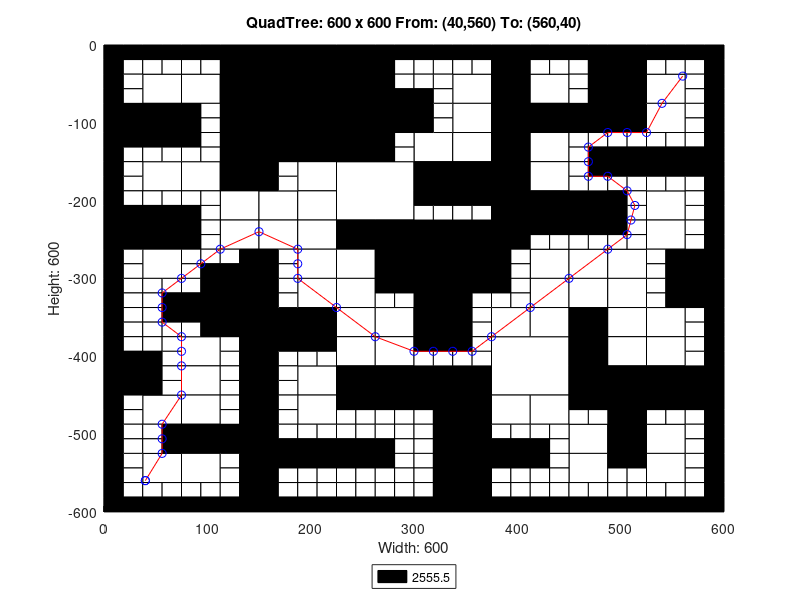

Write MATLAB code to recreate this figure.
axis([0 600 -600 0]);
title('QuadTree: 600 x 600 From: (40,560) To: (560,40)');
xlabel('Width: 600');
ylabel('Height: 600');
rectangle('Position',[150 -75 75 75], 'FaceColor',[0 0 0]);
rectangle('Position',[150 -150 75 75], 'FaceColor',[0 0 0]);
rectangle('Position',[225 -225 75 75], 'FaceColor',[1 1 1]);
rectangle('Position',[300 -300 75 75], 'FaceColor',[0 0 0]);
rectangle('Position',[375 -450 75 75], 'FaceColor',[1 1 1]);
rectangle('Position',[37.5 -75 37.5 37.5], 'FaceColor',[1 1 1]);
rectangle('Position',[112.5 -37.5 37.5 37.5], 'FaceColor',[0 0 0]);
rectangle('Position',[75 -75 37.5 37.5], 'FaceColor',[1 1 1]);
rectangle('Position',[112.5 -75 37.5 37.5], 'FaceColor',[0 0 0]);
rectangle('Position',[0 -112.5 37.5 37.5], 'FaceColor',[0 0 0]);
rectangle('Position',[37.5 -112.5 37.5 37.5], 'FaceColor',[0 0 0]);
rectangle('Position',[112.5 -112.5 37.5 37.5], 'FaceColor',[0 0 0]);
rectangle('Position',[112.5 -150 37.5 37.5], 'FaceColor',[0 0 0]);
rectangle('Position',[225 -37.5 37.5 37.5], 'FaceColor',[0 0 0]);
rectangle('Position',[225 -75 37.5 37.5], 'FaceColor',[0 0 0]);
rectangle('Position',[225 -112.5 37.5 37.5], 'FaceColor',[0 0 0]);
rectangle('Position',[262.5 -112.5 37.5 37.5], 'FaceColor',[0 0 0]);
rectangle('Position',[225 -150 37.5 37.5], 'FaceColor',[0 0 0]);
rectangle('Position',[37.5 -187.5 37.5 37.5], 'FaceColor',[1 1 1]);
rectangle('Position',[75 -187.5 37.5 37.5], 'FaceColor',[1 1 1]);
rectangle('Position',[112.5 -187.5 37.5 37.5], 'FaceColor',[0 0 0]);
rectangle('Position',[112.5 -225 37.5 37.5], 'FaceColor',[1 1 1]);
rectangle('Position',[0 -262.5 37.5 37.5], 'FaceColor',[0 0 0]);
rectangle('Position',[37.5 -262.5 37.5 37.5], 'FaceColor',[0 0 0]);
rectangle('Position',[37.5 -300 37.5 37.5], 'FaceColor',[1 1 1]);
rectangle('Position',[112.5 -262.5 37.5 37.5], 'FaceColor',[1 1 1]);
rectangle('Position',[187.5 -187.5 37.5 37.5], 'FaceColor',[1 1 1]);
rectangle('Position',[150 -225 37.5 37.5], 'FaceColor',[1 1 1]);
rectangle('Position',[187.5 -225 37.5 37.5], 'FaceColor',[1 1 1]);
rectangle('Position',[150 -262.5 37.5 37.5], 'FaceColor',[1 1 1]);
rectangle('Position',[187.5 -262.5 37.5 37.5], 'FaceColor',[1 1 1]);
rectangle('Position',[187.5 -300 37.5 37.5], 'FaceColor',[1 1 1]);
rectangle('Position',[225 -262.5 37.5 37.5], 'FaceColor',[0 0 0]);
rectangle('Position',[262.5 -262.5 37.5 37.5], 'FaceColor',[0 0 0]);
rectangle('Position',[225 -300 37.5 37.5], 'FaceColor',[1 1 1]);
rectangle('Position',[262.5 -300 37.5 37.5], 'FaceColor',[0 0 0]);
rectangle('Position',[337.5 -75 37.5 37.5], 'FaceColor',[1 1 1]);
rectangle('Position',[375 -37.5 37.5 37.5], 'FaceColor',[0 0 0]);
rectangle('Position',[375 -75 37.5 37.5], 'FaceColor',[0 0 0]);
rectangle('Position',[412.5 -75 37.5 37.5], 'FaceColor',[1 1 1]);
rectangle('Position',[337.5 -112.5 37.5 37.5], 'FaceColor',[1 1 1]);
rectangle('Position',[300 -150 37.5 37.5], 'FaceColor',[1 1 1]);
rectangle('Position',[337.5 -150 37.5 37.5], 'FaceColor',[1 1 1]);
rectangle('Position',[375 -112.5 37.5 37.5], 'FaceColor',[0 0 0]);
rectangle('Position',[412.5 -112.5 37.5 37.5], 'FaceColor',[0 0 0]);
rectangle('Position',[375 -150 37.5 37.5], 'FaceColor',[0 0 0]);
rectangle('Position',[412.5 -150 37.5 37.5], 'FaceColor',[1 1 1]);
rectangle('Position',[487.5 -37.5 37.5 37.5], 'FaceColor',[0 0 0]);
rectangle('Position',[487.5 -75 37.5 37.5], 'FaceColor',[0 0 0]);
rectangle('Position',[525 -75 37.5 37.5], 'FaceColor',[1 1 1]);
rectangle('Position',[450 -112.5 37.5 37.5], 'FaceColor',[0 0 0]);
rectangle('Position',[487.5 -112.5 37.5 37.5], 'FaceColor',[0 0 0]);
rectangle('Position',[525 -112.5 37.5 37.5], 'FaceColor',[1 1 1]);
rectangle('Position',[300 -187.5 37.5 37.5], 'FaceColor',[0 0 0]);
rectangle('Position',[337.5 -187.5 37.5 37.5], 'FaceColor',[0 0 0]);
rectangle('Position',[375 -187.5 37.5 37.5], 'FaceColor',[0 0 0]);
rectangle('Position',[412.5 -187.5 37.5 37.5], 'FaceColor',[1 1 1]);
rectangle('Position',[375 -225 37.5 37.5], 'FaceColor',[0 0 0]);
rectangle('Position',[412.5 -225 37.5 37.5], 'FaceColor',[0 0 0]);
rectangle('Position',[375 -262.5 37.5 37.5], 'FaceColor',[0 0 0]);
rectangle('Position',[412.5 -300 37.5 37.5], 'FaceColor',[1 1 1]);
rectangle('Position',[450 -225 37.5 37.5], 'FaceColor',[0 0 0]);
rectangle('Position',[525 -225 37.5 37.5], 'FaceColor',[1 1 1]);
rectangle('Position',[450 -300 37.5 37.5], 'FaceColor',[1 1 1]);
rectangle('Position',[487.5 -300 37.5 37.5], 'FaceColor',[1 1 1]);
rectangle('Position',[525 -262.5 37.5 37.5], 'FaceColor',[1 1 1]);
rectangle('Position',[562.5 -300 37.5 37.5], 'FaceColor',[0 0 0]);
rectangle('Position',[112.5 -337.5 37.5 37.5], 'FaceColor',[0 0 0]);
rectangle('Position',[112.5 -375 37.5 37.5], 'FaceColor',[0 0 0]);
rectangle('Position',[0 -450 37.5 37.5], 'FaceColor',[0 0 0]);
rectangle('Position',[75 -412.5 37.5 37.5], 'FaceColor',[1 1 1]);
rectangle('Position',[75 -450 37.5 37.5], 'FaceColor',[1 1 1]);
rectangle('Position',[187.5 -337.5 37.5 37.5], 'FaceColor',[1 1 1]);
rectangle('Position',[150 -375 37.5 37.5], 'FaceColor',[0 0 0]);
rectangle('Position',[187.5 -375 37.5 37.5], 'FaceColor',[0 0 0]);
rectangle('Position',[225 -337.5 37.5 37.5], 'FaceColor',[1 1 1]);
rectangle('Position',[225 -375 37.5 37.5], 'FaceColor',[1 1 1]);
rectangle('Position',[262.5 -375 37.5 37.5], 'FaceColor',[1 1 1]);
rectangle('Position',[187.5 -450 37.5 37.5], 'FaceColor',[1 1 1]);
rectangle('Position',[225 -412.5 37.5 37.5], 'FaceColor',[1 1 1]);
rectangle('Position',[262.5 -412.5 37.5 37.5], 'FaceColor',[1 1 1]);
rectangle('Position',[225 -450 37.5 37.5], 'FaceColor',[0 0 0]);
rectangle('Position',[262.5 -450 37.5 37.5], 'FaceColor',[0 0 0]);
rectangle('Position',[37.5 -487.5 37.5 37.5], 'FaceColor',[1 1 1]);
rectangle('Position',[75 -487.5 37.5 37.5], 'FaceColor',[1 1 1]);
rectangle('Position',[75 -525 37.5 37.5], 'FaceColor',[0 0 0]);
rectangle('Position',[112.5 -525 37.5 37.5], 'FaceColor',[0 0 0]);
rectangle('Position',[37.5 -562.5 37.5 37.5], 'FaceColor',[1 1 1]);
rectangle('Position',[75 -562.5 37.5 37.5], 'FaceColor',[1 1 1]);
rectangle('Position',[187.5 -487.5 37.5 37.5], 'FaceColor',[1 1 1]);
rectangle('Position',[300 -337.5 37.5 37.5], 'FaceColor',[0 0 0]);
rectangle('Position',[300 -375 37.5 37.5], 'FaceColor',[0 0 0]);
rectangle('Position',[412.5 -337.5 37.5 37.5], 'FaceColor',[1 1 1]);
rectangle('Position',[375 -375 37.5 37.5], 'FaceColor',[1 1 1]);
rectangle('Position',[412.5 -375 37.5 37.5], 'FaceColor',[1 1 1]);
rectangle('Position',[300 -450 37.5 37.5], 'FaceColor',[0 0 0]);
rectangle('Position',[337.5 -450 37.5 37.5], 'FaceColor',[0 0 0]);
rectangle('Position',[450 -337.5 37.5 37.5], 'FaceColor',[1 1 1]);
rectangle('Position',[487.5 -337.5 37.5 37.5], 'FaceColor',[1 1 1]);
rectangle('Position',[450 -375 37.5 37.5], 'FaceColor',[0 0 0]);
rectangle('Position',[487.5 -375 37.5 37.5], 'FaceColor',[1 1 1]);
rectangle('Position',[562.5 -337.5 37.5 37.5], 'FaceColor',[0 0 0]);
rectangle('Position',[525 -375 37.5 37.5], 'FaceColor',[1 1 1]);
rectangle('Position',[450 -412.5 37.5 37.5], 'FaceColor',[0 0 0]);
rectangle('Position',[487.5 -412.5 37.5 37.5], 'FaceColor',[1 1 1]);
rectangle('Position',[450 -450 37.5 37.5], 'FaceColor',[0 0 0]);
rectangle('Position',[487.5 -450 37.5 37.5], 'FaceColor',[0 0 0]);
rectangle('Position',[525 -412.5 37.5 37.5], 'FaceColor',[1 1 1]);
rectangle('Position',[525 -450 37.5 37.5], 'FaceColor',[0 0 0]);
rectangle('Position',[562.5 -450 37.5 37.5], 'FaceColor',[0 0 0]);
rectangle('Position',[337.5 -487.5 37.5 37.5], 'FaceColor',[0 0 0]);
rectangle('Position',[337.5 -525 37.5 37.5], 'FaceColor',[0 0 0]);
rectangle('Position',[375 -487.5 37.5 37.5], 'FaceColor',[1 1 1]);
rectangle('Position',[412.5 -487.5 37.5 37.5], 'FaceColor',[1 1 1]);
rectangle('Position',[337.5 -562.5 37.5 37.5], 'FaceColor',[0 0 0]);
rectangle('Position',[337.5 -600 37.5 37.5], 'FaceColor',[0 0 0]);
rectangle('Position',[487.5 -487.5 37.5 37.5], 'FaceColor',[0 0 0]);
rectangle('Position',[450 -525 37.5 37.5], 'FaceColor',[1 1 1]);
rectangle('Position',[487.5 -525 37.5 37.5], 'FaceColor',[0 0 0]);
rectangle('Position',[525 -525 37.5 37.5], 'FaceColor',[1 1 1]);
rectangle('Position',[450 -562.5 37.5 37.5], 'FaceColor',[1 1 1]);
rectangle('Position',[525 -562.5 37.5 37.5], 'FaceColor',[1 1 1]);
rectangle('Position',[0 -18.75 18.75 18.75], 'FaceColor',[0 0 0]);
rectangle('Position',[18.75 -18.75 18.75 18.75], 'FaceColor',[0 0 0]);
rectangle('Position',[0 -37.5 18.75 18.75], 'FaceColor',[0 0 0]);
rectangle('Position',[18.75 -37.5 18.75 18.75], 'FaceColor',[1 1 1]);
rectangle('Position',[37.5 -18.75 18.75 18.75], 'FaceColor',[0 0 0]);
rectangle('Position',[56.25 -18.75 18.75 18.75], 'FaceColor',[0 0 0]);
rectangle('Position',[37.5 -37.5 18.75 18.75], 'FaceColor',[1 1 1]);
rectangle('Position',[56.25 -37.5 18.75 18.75], 'FaceColor',[1 1 1]);
rectangle('Position',[0 -56.25 18.75 18.75], 'FaceColor',[0 0 0]);
rectangle('Position',[18.75 -56.25 18.75 18.75], 'FaceColor',[1 1 1]);
rectangle('Position',[0 -75 18.75 18.75], 'FaceColor',[0 0 0]);
rectangle('Position',[18.75 -75 18.75 18.75], 'FaceColor',[1 1 1]);
rectangle('Position',[75 -18.75 18.75 18.75], 'FaceColor',[0 0 0]);
rectangle('Position',[93.75 -18.75 18.75 18.75], 'FaceColor',[0 0 0]);
rectangle('Position',[75 -37.5 18.75 18.75], 'FaceColor',[1 1 1]);
rectangle('Position',[93.75 -37.5 18.75 18.75], 'FaceColor',[1 1 1]);
rectangle('Position',[0 -131.25 18.75 18.75], 'FaceColor',[0 0 0]);
rectangle('Position',[18.75 -131.25 18.75 18.75], 'FaceColor',[0 0 0]);
rectangle('Position',[0 -150 18.75 18.75], 'FaceColor',[0 0 0]);
rectangle('Position',[18.75 -150 18.75 18.75], 'FaceColor',[1 1 1]);
rectangle('Position',[37.5 -131.25 18.75 18.75], 'FaceColor',[0 0 0]);
rectangle('Position',[56.25 -131.25 18.75 18.75], 'FaceColor',[0 0 0]);
rectangle('Position',[37.5 -150 18.75 18.75], 'FaceColor',[1 1 1]);
rectangle('Position',[56.25 -150 18.75 18.75], 'FaceColor',[1 1 1]);
rectangle('Position',[75 -93.75 18.75 18.75], 'FaceColor',[0 0 0]);
rectangle('Position',[93.75 -93.75 18.75 18.75], 'FaceColor',[1 1 1]);
rectangle('Position',[75 -112.5 18.75 18.75], 'FaceColor',[0 0 0]);
rectangle('Position',[93.75 -112.5 18.75 18.75], 'FaceColor',[1 1 1]);
rectangle('Position',[75 -131.25 18.75 18.75], 'FaceColor',[0 0 0]);
rectangle('Position',[93.75 -131.25 18.75 18.75], 'FaceColor',[1 1 1]);
rectangle('Position',[75 -150 18.75 18.75], 'FaceColor',[1 1 1]);
rectangle('Position',[93.75 -150 18.75 18.75], 'FaceColor',[1 1 1]);
rectangle('Position',[262.5 -18.75 18.75 18.75], 'FaceColor',[0 0 0]);
rectangle('Position',[281.25 -18.75 18.75 18.75], 'FaceColor',[0 0 0]);
rectangle('Position',[262.5 -37.5 18.75 18.75], 'FaceColor',[0 0 0]);
rectangle('Position',[281.25 -37.5 18.75 18.75], 'FaceColor',[1 1 1]);
rectangle('Position',[262.5 -56.25 18.75 18.75], 'FaceColor',[0 0 0]);
rectangle('Position',[281.25 -56.25 18.75 18.75], 'FaceColor',[1 1 1]);
rectangle('Position',[262.5 -75 18.75 18.75], 'FaceColor',[0 0 0]);
rectangle('Position',[281.25 -75 18.75 18.75], 'FaceColor',[0 0 0]);
rectangle('Position',[262.5 -131.25 18.75 18.75], 'FaceColor',[0 0 0]);
rectangle('Position',[281.25 -131.25 18.75 18.75], 'FaceColor',[1 1 1]);
rectangle('Position',[262.5 -150 18.75 18.75], 'FaceColor',[0 0 0]);
rectangle('Position',[281.25 -150 18.75 18.75], 'FaceColor',[1 1 1]);
rectangle('Position',[0 -168.75 18.75 18.75], 'FaceColor',[0 0 0]);
rectangle('Position',[18.75 -168.75 18.75 18.75], 'FaceColor',[1 1 1]);
rectangle('Position',[0 -187.5 18.75 18.75], 'FaceColor',[0 0 0]);
rectangle('Position',[18.75 -187.5 18.75 18.75], 'FaceColor',[1 1 1]);
rectangle('Position',[0 -206.25 18.75 18.75], 'FaceColor',[0 0 0]);
rectangle('Position',[18.75 -206.25 18.75 18.75], 'FaceColor',[1 1 1]);
rectangle('Position',[0 -225 18.75 18.75], 'FaceColor',[0 0 0]);
rectangle('Position',[18.75 -225 18.75 18.75], 'FaceColor',[0 0 0]);
rectangle('Position',[37.5 -206.25 18.75 18.75], 'FaceColor',[1 1 1]);
rectangle('Position',[56.25 -206.25 18.75 18.75], 'FaceColor',[1 1 1]);
rectangle('Position',[37.5 -225 18.75 18.75], 'FaceColor',[0 0 0]);
rectangle('Position',[56.25 -225 18.75 18.75], 'FaceColor',[0 0 0]);
rectangle('Position',[75 -206.25 18.75 18.75], 'FaceColor',[1 1 1]);
rectangle('Position',[93.75 -206.25 18.75 18.75], 'FaceColor',[1 1 1]);
rectangle('Position',[75 -225 18.75 18.75], 'FaceColor',[0 0 0]);
rectangle('Position',[93.75 -225 18.75 18.75], 'FaceColor',[1 1 1]);
rectangle('Position',[0 -281.25 18.75 18.75], 'FaceColor',[0 0 0]);
rectangle('Position',[18.75 -281.25 18.75 18.75], 'FaceColor',[1 1 1]);
rectangle('Position',[0 -300 18.75 18.75], 'FaceColor',[0 0 0]);
rectangle('Position',[18.75 -300 18.75 18.75], 'FaceColor',[1 1 1]);
rectangle('Position',[75 -243.75 18.75 18.75], 'FaceColor',[0 0 0]);
rectangle('Position',[93.75 -243.75 18.75 18.75], 'FaceColor',[1 1 1]);
rectangle('Position',[75 -262.5 18.75 18.75], 'FaceColor',[0 0 0]);
rectangle('Position',[93.75 -262.5 18.75 18.75], 'FaceColor',[1 1 1]);
rectangle('Position',[75 -281.25 18.75 18.75], 'FaceColor',[1 1 1]);
rectangle('Position',[93.75 -281.25 18.75 18.75], 'FaceColor',[1 1 1]);
rectangle('Position',[75 -300 18.75 18.75], 'FaceColor',[1 1 1]);
rectangle('Position',[93.75 -300 18.75 18.75], 'FaceColor',[0 0 0]);
rectangle('Position',[112.5 -281.25 18.75 18.75], 'FaceColor',[1 1 1]);
rectangle('Position',[131.25 -281.25 18.75 18.75], 'FaceColor',[0 0 0]);
rectangle('Position',[112.5 -300 18.75 18.75], 'FaceColor',[0 0 0]);
rectangle('Position',[131.25 -300 18.75 18.75], 'FaceColor',[0 0 0]);
rectangle('Position',[150 -168.75 18.75 18.75], 'FaceColor',[0 0 0]);
rectangle('Position',[168.75 -168.75 18.75 18.75], 'FaceColor',[1 1 1]);
rectangle('Position',[150 -187.5 18.75 18.75], 'FaceColor',[0 0 0]);
rectangle('Position',[168.75 -187.5 18.75 18.75], 'FaceColor',[1 1 1]);
rectangle('Position',[150 -281.25 18.75 18.75], 'FaceColor',[0 0 0]);
rectangle('Position',[168.75 -281.25 18.75 18.75], 'FaceColor',[1 1 1]);
rectangle('Position',[150 -300 18.75 18.75], 'FaceColor',[0 0 0]);
rectangle('Position',[168.75 -300 18.75 18.75], 'FaceColor',[1 1 1]);
rectangle('Position',[300 -18.75 18.75 18.75], 'FaceColor',[0 0 0]);
rectangle('Position',[318.75 -18.75 18.75 18.75], 'FaceColor',[0 0 0]);
rectangle('Position',[300 -37.5 18.75 18.75], 'FaceColor',[1 1 1]);
rectangle('Position',[318.75 -37.5 18.75 18.75], 'FaceColor',[1 1 1]);
rectangle('Position',[337.5 -18.75 18.75 18.75], 'FaceColor',[0 0 0]);
rectangle('Position',[356.25 -18.75 18.75 18.75], 'FaceColor',[0 0 0]);
rectangle('Position',[337.5 -37.5 18.75 18.75], 'FaceColor',[1 1 1]);
rectangle('Position',[356.25 -37.5 18.75 18.75], 'FaceColor',[1 1 1]);
rectangle('Position',[300 -56.25 18.75 18.75], 'FaceColor',[1 1 1]);
rectangle('Position',[318.75 -56.25 18.75 18.75], 'FaceColor',[1 1 1]);
rectangle('Position',[300 -75 18.75 18.75], 'FaceColor',[0 0 0]);
rectangle('Position',[318.75 -75 18.75 18.75], 'FaceColor',[1 1 1]);
rectangle('Position',[412.5 -18.75 18.75 18.75], 'FaceColor',[0 0 0]);
rectangle('Position',[431.25 -18.75 18.75 18.75], 'FaceColor',[0 0 0]);
rectangle('Position',[412.5 -37.5 18.75 18.75], 'FaceColor',[1 1 1]);
rectangle('Position',[431.25 -37.5 18.75 18.75], 'FaceColor',[1 1 1]);
rectangle('Position',[300 -93.75 18.75 18.75], 'FaceColor',[0 0 0]);
rectangle('Position',[318.75 -93.75 18.75 18.75], 'FaceColor',[1 1 1]);
rectangle('Position',[300 -112.5 18.75 18.75], 'FaceColor',[0 0 0]);
rectangle('Position',[318.75 -112.5 18.75 18.75], 'FaceColor',[1 1 1]);
rectangle('Position',[450 -18.75 18.75 18.75], 'FaceColor',[0 0 0]);
rectangle('Position',[468.75 -18.75 18.75 18.75], 'FaceColor',[0 0 0]);
rectangle('Position',[450 -37.5 18.75 18.75], 'FaceColor',[1 1 1]);
rectangle('Position',[468.75 -37.5 18.75 18.75], 'FaceColor',[0 0 0]);
rectangle('Position',[450 -56.25 18.75 18.75], 'FaceColor',[1 1 1]);
rectangle('Position',[468.75 -56.25 18.75 18.75], 'FaceColor',[0 0 0]);
rectangle('Position',[450 -75 18.75 18.75], 'FaceColor',[1 1 1]);
rectangle('Position',[468.75 -75 18.75 18.75], 'FaceColor',[0 0 0]);
rectangle('Position',[525 -18.75 18.75 18.75], 'FaceColor',[0 0 0]);
rectangle('Position',[543.75 -18.75 18.75 18.75], 'FaceColor',[0 0 0]);
rectangle('Position',[525 -37.5 18.75 18.75], 'FaceColor',[1 1 1]);
rectangle('Position',[543.75 -37.5 18.75 18.75], 'FaceColor',[1 1 1]);
rectangle('Position',[562.5 -18.75 18.75 18.75], 'FaceColor',[0 0 0]);
rectangle('Position',[581.25 -18.75 18.75 18.75], 'FaceColor',[0 0 0]);
rectangle('Position',[562.5 -37.5 18.75 18.75], 'FaceColor',[1 1 1]);
rectangle('Position',[581.25 -37.5 18.75 18.75], 'FaceColor',[0 0 0]);
rectangle('Position',[562.5 -56.25 18.75 18.75], 'FaceColor',[1 1 1]);
rectangle('Position',[581.25 -56.25 18.75 18.75], 'FaceColor',[0 0 0]);
rectangle('Position',[562.5 -75 18.75 18.75], 'FaceColor',[1 1 1]);
rectangle('Position',[581.25 -75 18.75 18.75], 'FaceColor',[0 0 0]);
rectangle('Position',[450 -131.25 18.75 18.75], 'FaceColor',[1 1 1]);
rectangle('Position',[468.75 -131.25 18.75 18.75], 'FaceColor',[1 1 1]);
rectangle('Position',[450 -150 18.75 18.75], 'FaceColor',[1 1 1]);
rectangle('Position',[468.75 -150 18.75 18.75], 'FaceColor',[0 0 0]);
rectangle('Position',[487.5 -131.25 18.75 18.75], 'FaceColor',[1 1 1]);
rectangle('Position',[506.25 -131.25 18.75 18.75], 'FaceColor',[1 1 1]);
rectangle('Position',[487.5 -150 18.75 18.75], 'FaceColor',[0 0 0]);
rectangle('Position',[506.25 -150 18.75 18.75], 'FaceColor',[0 0 0]);
rectangle('Position',[562.5 -93.75 18.75 18.75], 'FaceColor',[1 1 1]);
rectangle('Position',[581.25 -93.75 18.75 18.75], 'FaceColor',[0 0 0]);
rectangle('Position',[562.5 -112.5 18.75 18.75], 'FaceColor',[1 1 1]);
rectangle('Position',[581.25 -112.5 18.75 18.75], 'FaceColor',[0 0 0]);
rectangle('Position',[525 -131.25 18.75 18.75], 'FaceColor',[1 1 1]);
rectangle('Position',[543.75 -131.25 18.75 18.75], 'FaceColor',[1 1 1]);
rectangle('Position',[525 -150 18.75 18.75], 'FaceColor',[0 0 0]);
rectangle('Position',[543.75 -150 18.75 18.75], 'FaceColor',[0 0 0]);
rectangle('Position',[562.5 -131.25 18.75 18.75], 'FaceColor',[1 1 1]);
rectangle('Position',[581.25 -131.25 18.75 18.75], 'FaceColor',[0 0 0]);
rectangle('Position',[562.5 -150 18.75 18.75], 'FaceColor',[0 0 0]);
rectangle('Position',[581.25 -150 18.75 18.75], 'FaceColor',[0 0 0]);
rectangle('Position',[300 -206.25 18.75 18.75], 'FaceColor',[0 0 0]);
rectangle('Position',[318.75 -206.25 18.75 18.75], 'FaceColor',[0 0 0]);
rectangle('Position',[300 -225 18.75 18.75], 'FaceColor',[1 1 1]);
rectangle('Position',[318.75 -225 18.75 18.75], 'FaceColor',[1 1 1]);
rectangle('Position',[337.5 -206.25 18.75 18.75], 'FaceColor',[0 0 0]);
rectangle('Position',[356.25 -206.25 18.75 18.75], 'FaceColor',[0 0 0]);
rectangle('Position',[337.5 -225 18.75 18.75], 'FaceColor',[1 1 1]);
rectangle('Position',[356.25 -225 18.75 18.75], 'FaceColor',[1 1 1]);
rectangle('Position',[412.5 -243.75 18.75 18.75], 'FaceColor',[0 0 0]);
rectangle('Position',[431.25 -243.75 18.75 18.75], 'FaceColor',[0 0 0]);
rectangle('Position',[412.5 -262.5 18.75 18.75], 'FaceColor',[1 1 1]);
rectangle('Position',[431.25 -262.5 18.75 18.75], 'FaceColor',[1 1 1]);
rectangle('Position',[375 -281.25 18.75 18.75], 'FaceColor',[0 0 0]);
rectangle('Position',[393.75 -281.25 18.75 18.75], 'FaceColor',[1 1 1]);
rectangle('Position',[375 -300 18.75 18.75], 'FaceColor',[0 0 0]);
rectangle('Position',[393.75 -300 18.75 18.75], 'FaceColor',[1 1 1]);
rectangle('Position',[450 -168.75 18.75 18.75], 'FaceColor',[1 1 1]);
rectangle('Position',[468.75 -168.75 18.75 18.75], 'FaceColor',[0 0 0]);
rectangle('Position',[450 -187.5 18.75 18.75], 'FaceColor',[1 1 1]);
rectangle('Position',[468.75 -187.5 18.75 18.75], 'FaceColor',[1 1 1]);
rectangle('Position',[487.5 -168.75 18.75 18.75], 'FaceColor',[0 0 0]);
rectangle('Position',[506.25 -168.75 18.75 18.75], 'FaceColor',[0 0 0]);
rectangle('Position',[487.5 -187.5 18.75 18.75], 'FaceColor',[1 1 1]);
rectangle('Position',[506.25 -187.5 18.75 18.75], 'FaceColor',[1 1 1]);
rectangle('Position',[487.5 -206.25 18.75 18.75], 'FaceColor',[0 0 0]);
rectangle('Position',[506.25 -206.25 18.75 18.75], 'FaceColor',[1 1 1]);
rectangle('Position',[487.5 -225 18.75 18.75], 'FaceColor',[0 0 0]);
rectangle('Position',[506.25 -225 18.75 18.75], 'FaceColor',[1 1 1]);
rectangle('Position',[525 -168.75 18.75 18.75], 'FaceColor',[0 0 0]);
rectangle('Position',[543.75 -168.75 18.75 18.75], 'FaceColor',[0 0 0]);
rectangle('Position',[525 -187.5 18.75 18.75], 'FaceColor',[1 1 1]);
rectangle('Position',[543.75 -187.5 18.75 18.75], 'FaceColor',[1 1 1]);
rectangle('Position',[562.5 -168.75 18.75 18.75], 'FaceColor',[0 0 0]);
rectangle('Position',[581.25 -168.75 18.75 18.75], 'FaceColor',[0 0 0]);
rectangle('Position',[562.5 -187.5 18.75 18.75], 'FaceColor',[1 1 1]);
rectangle('Position',[581.25 -187.5 18.75 18.75], 'FaceColor',[0 0 0]);
rectangle('Position',[562.5 -206.25 18.75 18.75], 'FaceColor',[1 1 1]);
rectangle('Position',[581.25 -206.25 18.75 18.75], 'FaceColor',[0 0 0]);
rectangle('Position',[562.5 -225 18.75 18.75], 'FaceColor',[1 1 1]);
rectangle('Position',[581.25 -225 18.75 18.75], 'FaceColor',[0 0 0]);
rectangle('Position',[450 -243.75 18.75 18.75], 'FaceColor',[0 0 0]);
rectangle('Position',[468.75 -243.75 18.75 18.75], 'FaceColor',[0 0 0]);
rectangle('Position',[450 -262.5 18.75 18.75], 'FaceColor',[1 1 1]);
rectangle('Position',[468.75 -262.5 18.75 18.75], 'FaceColor',[1 1 1]);
rectangle('Position',[487.5 -243.75 18.75 18.75], 'FaceColor',[0 0 0]);
rectangle('Position',[506.25 -243.75 18.75 18.75], 'FaceColor',[1 1 1]);
rectangle('Position',[487.5 -262.5 18.75 18.75], 'FaceColor',[1 1 1]);
rectangle('Position',[506.25 -262.5 18.75 18.75], 'FaceColor',[1 1 1]);
rectangle('Position',[562.5 -243.75 18.75 18.75], 'FaceColor',[1 1 1]);
rectangle('Position',[581.25 -243.75 18.75 18.75], 'FaceColor',[0 0 0]);
rectangle('Position',[562.5 -262.5 18.75 18.75], 'FaceColor',[1 1 1]);
rectangle('Position',[581.25 -262.5 18.75 18.75], 'FaceColor',[0 0 0]);
rectangle('Position',[525 -281.25 18.75 18.75], 'FaceColor',[1 1 1]);
rectangle('Position',[543.75 -281.25 18.75 18.75], 'FaceColor',[0 0 0]);
rectangle('Position',[525 -300 18.75 18.75], 'FaceColor',[1 1 1]);
rectangle('Position',[543.75 -300 18.75 18.75], 'FaceColor',[0 0 0]);
rectangle('Position',[0 -318.75 18.75 18.75], 'FaceColor',[0 0 0]);
rectangle('Position',[18.75 -318.75 18.75 18.75], 'FaceColor',[1 1 1]);
rectangle('Position',[0 -337.5 18.75 18.75], 'FaceColor',[0 0 0]);
rectangle('Position',[18.75 -337.5 18.75 18.75], 'FaceColor',[1 1 1]);
rectangle('Position',[37.5 -318.75 18.75 18.75], 'FaceColor',[1 1 1]);
rectangle('Position',[56.25 -318.75 18.75 18.75], 'FaceColor',[1 1 1]);
rectangle('Position',[37.5 -337.5 18.75 18.75], 'FaceColor',[1 1 1]);
rectangle('Position',[56.25 -337.5 18.75 18.75], 'FaceColor',[0 0 0]);
rectangle('Position',[0 -356.25 18.75 18.75], 'FaceColor',[0 0 0]);
rectangle('Position',[18.75 -356.25 18.75 18.75], 'FaceColor',[1 1 1]);
rectangle('Position',[0 -375 18.75 18.75], 'FaceColor',[0 0 0]);
rectangle('Position',[18.75 -375 18.75 18.75], 'FaceColor',[1 1 1]);
rectangle('Position',[37.5 -356.25 18.75 18.75], 'FaceColor',[1 1 1]);
rectangle('Position',[56.25 -356.25 18.75 18.75], 'FaceColor',[0 0 0]);
rectangle('Position',[37.5 -375 18.75 18.75], 'FaceColor',[1 1 1]);
rectangle('Position',[56.25 -375 18.75 18.75], 'FaceColor',[1 1 1]);
rectangle('Position',[75 -318.75 18.75 18.75], 'FaceColor',[1 1 1]);
rectangle('Position',[93.75 -318.75 18.75 18.75], 'FaceColor',[0 0 0]);
rectangle('Position',[75 -337.5 18.75 18.75], 'FaceColor',[0 0 0]);
rectangle('Position',[93.75 -337.5 18.75 18.75], 'FaceColor',[0 0 0]);
rectangle('Position',[75 -356.25 18.75 18.75], 'FaceColor',[0 0 0]);
rectangle('Position',[93.75 -356.25 18.75 18.75], 'FaceColor',[0 0 0]);
rectangle('Position',[75 -375 18.75 18.75], 'FaceColor',[1 1 1]);
rectangle('Position',[93.75 -375 18.75 18.75], 'FaceColor',[0 0 0]);
rectangle('Position',[0 -393.75 18.75 18.75], 'FaceColor',[0 0 0]);
rectangle('Position',[18.75 -393.75 18.75 18.75], 'FaceColor',[1 1 1]);
rectangle('Position',[0 -412.5 18.75 18.75], 'FaceColor',[0 0 0]);
rectangle('Position',[18.75 -412.5 18.75 18.75], 'FaceColor',[0 0 0]);
rectangle('Position',[37.5 -393.75 18.75 18.75], 'FaceColor',[1 1 1]);
rectangle('Position',[56.25 -393.75 18.75 18.75], 'FaceColor',[1 1 1]);
rectangle('Position',[37.5 -412.5 18.75 18.75], 'FaceColor',[0 0 0]);
rectangle('Position',[56.25 -412.5 18.75 18.75], 'FaceColor',[1 1 1]);
rectangle('Position',[37.5 -431.25 18.75 18.75], 'FaceColor',[0 0 0]);
rectangle('Position',[56.25 -431.25 18.75 18.75], 'FaceColor',[1 1 1]);
rectangle('Position',[37.5 -450 18.75 18.75], 'FaceColor',[0 0 0]);
rectangle('Position',[56.25 -450 18.75 18.75], 'FaceColor',[1 1 1]);
rectangle('Position',[112.5 -393.75 18.75 18.75], 'FaceColor',[1 1 1]);
rectangle('Position',[131.25 -393.75 18.75 18.75], 'FaceColor',[0 0 0]);
rectangle('Position',[112.5 -412.5 18.75 18.75], 'FaceColor',[1 1 1]);
rectangle('Position',[131.25 -412.5 18.75 18.75], 'FaceColor',[0 0 0]);
rectangle('Position',[112.5 -431.25 18.75 18.75], 'FaceColor',[1 1 1]);
rectangle('Position',[131.25 -431.25 18.75 18.75], 'FaceColor',[0 0 0]);
rectangle('Position',[112.5 -450 18.75 18.75], 'FaceColor',[1 1 1]);
rectangle('Position',[131.25 -450 18.75 18.75], 'FaceColor',[0 0 0]);
rectangle('Position',[150 -318.75 18.75 18.75], 'FaceColor',[0 0 0]);
rectangle('Position',[168.75 -318.75 18.75 18.75], 'FaceColor',[1 1 1]);
rectangle('Position',[150 -337.5 18.75 18.75], 'FaceColor',[0 0 0]);
rectangle('Position',[168.75 -337.5 18.75 18.75], 'FaceColor',[1 1 1]);
rectangle('Position',[262.5 -318.75 18.75 18.75], 'FaceColor',[0 0 0]);
rectangle('Position',[281.25 -318.75 18.75 18.75], 'FaceColor',[0 0 0]);
rectangle('Position',[262.5 -337.5 18.75 18.75], 'FaceColor',[1 1 1]);
rectangle('Position',[281.25 -337.5 18.75 18.75], 'FaceColor',[1 1 1]);
rectangle('Position',[150 -393.75 18.75 18.75], 'FaceColor',[0 0 0]);
rectangle('Position',[168.75 -393.75 18.75 18.75], 'FaceColor',[0 0 0]);
rectangle('Position',[150 -412.5 18.75 18.75], 'FaceColor',[0 0 0]);
rectangle('Position',[168.75 -412.5 18.75 18.75], 'FaceColor',[1 1 1]);
rectangle('Position',[187.5 -393.75 18.75 18.75], 'FaceColor',[0 0 0]);
rectangle('Position',[206.25 -393.75 18.75 18.75], 'FaceColor',[0 0 0]);
rectangle('Position',[187.5 -412.5 18.75 18.75], 'FaceColor',[1 1 1]);
rectangle('Position',[206.25 -412.5 18.75 18.75], 'FaceColor',[1 1 1]);
rectangle('Position',[150 -431.25 18.75 18.75], 'FaceColor',[0 0 0]);
rectangle('Position',[168.75 -431.25 18.75 18.75], 'FaceColor',[1 1 1]);
rectangle('Position',[150 -450 18.75 18.75], 'FaceColor',[0 0 0]);
rectangle('Position',[168.75 -450 18.75 18.75], 'FaceColor',[1 1 1]);
rectangle('Position',[0 -468.75 18.75 18.75], 'FaceColor',[0 0 0]);
rectangle('Position',[18.75 -468.75 18.75 18.75], 'FaceColor',[1 1 1]);
rectangle('Position',[0 -487.5 18.75 18.75], 'FaceColor',[0 0 0]);
rectangle('Position',[18.75 -487.5 18.75 18.75], 'FaceColor',[1 1 1]);
rectangle('Position',[0 -506.25 18.75 18.75], 'FaceColor',[0 0 0]);
rectangle('Position',[18.75 -506.25 18.75 18.75], 'FaceColor',[1 1 1]);
rectangle('Position',[0 -525 18.75 18.75], 'FaceColor',[0 0 0]);
rectangle('Position',[18.75 -525 18.75 18.75], 'FaceColor',[1 1 1]);
rectangle('Position',[37.5 -506.25 18.75 18.75], 'FaceColor',[1 1 1]);
rectangle('Position',[56.25 -506.25 18.75 18.75], 'FaceColor',[0 0 0]);
rectangle('Position',[37.5 -525 18.75 18.75], 'FaceColor',[1 1 1]);
rectangle('Position',[56.25 -525 18.75 18.75], 'FaceColor',[0 0 0]);
rectangle('Position',[112.5 -468.75 18.75 18.75], 'FaceColor',[1 1 1]);
rectangle('Position',[131.25 -468.75 18.75 18.75], 'FaceColor',[0 0 0]);
rectangle('Position',[112.5 -487.5 18.75 18.75], 'FaceColor',[1 1 1]);
rectangle('Position',[131.25 -487.5 18.75 18.75], 'FaceColor',[0 0 0]);
rectangle('Position',[0 -543.75 18.75 18.75], 'FaceColor',[0 0 0]);
rectangle('Position',[18.75 -543.75 18.75 18.75], 'FaceColor',[1 1 1]);
rectangle('Position',[0 -562.5 18.75 18.75], 'FaceColor',[0 0 0]);
rectangle('Position',[18.75 -562.5 18.75 18.75], 'FaceColor',[1 1 1]);
rectangle('Position',[0 -581.25 18.75 18.75], 'FaceColor',[0 0 0]);
rectangle('Position',[18.75 -581.25 18.75 18.75], 'FaceColor',[1 1 1]);
rectangle('Position',[0 -600 18.75 18.75], 'FaceColor',[0 0 0]);
rectangle('Position',[18.75 -600 18.75 18.75], 'FaceColor',[0 0 0]);
rectangle('Position',[37.5 -581.25 18.75 18.75], 'FaceColor',[1 1 1]);
rectangle('Position',[56.25 -581.25 18.75 18.75], 'FaceColor',[1 1 1]);
rectangle('Position',[37.5 -600 18.75 18.75], 'FaceColor',[0 0 0]);
rectangle('Position',[56.25 -600 18.75 18.75], 'FaceColor',[0 0 0]);
rectangle('Position',[112.5 -543.75 18.75 18.75], 'FaceColor',[1 1 1]);
rectangle('Position',[131.25 -543.75 18.75 18.75], 'FaceColor',[0 0 0]);
rectangle('Position',[112.5 -562.5 18.75 18.75], 'FaceColor',[1 1 1]);
rectangle('Position',[131.25 -562.5 18.75 18.75], 'FaceColor',[0 0 0]);
rectangle('Position',[75 -581.25 18.75 18.75], 'FaceColor',[1 1 1]);
rectangle('Position',[93.75 -581.25 18.75 18.75], 'FaceColor',[1 1 1]);
rectangle('Position',[75 -600 18.75 18.75], 'FaceColor',[0 0 0]);
rectangle('Position',[93.75 -600 18.75 18.75], 'FaceColor',[0 0 0]);
rectangle('Position',[112.5 -581.25 18.75 18.75], 'FaceColor',[1 1 1]);
rectangle('Position',[131.25 -581.25 18.75 18.75], 'FaceColor',[0 0 0]);
rectangle('Position',[112.5 -600 18.75 18.75], 'FaceColor',[0 0 0]);
rectangle('Position',[131.25 -600 18.75 18.75], 'FaceColor',[0 0 0]);
rectangle('Position',[150 -468.75 18.75 18.75], 'FaceColor',[0 0 0]);
rectangle('Position',[168.75 -468.75 18.75 18.75], 'FaceColor',[1 1 1]);
rectangle('Position',[150 -487.5 18.75 18.75], 'FaceColor',[0 0 0]);
rectangle('Position',[168.75 -487.5 18.75 18.75], 'FaceColor',[1 1 1]);
rectangle('Position',[150 -506.25 18.75 18.75], 'FaceColor',[0 0 0]);
rectangle('Position',[168.75 -506.25 18.75 18.75], 'FaceColor',[1 1 1]);
rectangle('Position',[150 -525 18.75 18.75], 'FaceColor',[0 0 0]);
rectangle('Position',[168.75 -525 18.75 18.75], 'FaceColor',[0 0 0]);
rectangle('Position',[187.5 -506.25 18.75 18.75], 'FaceColor',[1 1 1]);
rectangle('Position',[206.25 -506.25 18.75 18.75], 'FaceColor',[1 1 1]);
rectangle('Position',[187.5 -525 18.75 18.75], 'FaceColor',[0 0 0]);
rectangle('Position',[206.25 -525 18.75 18.75], 'FaceColor',[0 0 0]);
rectangle('Position',[225 -468.75 18.75 18.75], 'FaceColor',[0 0 0]);
rectangle('Position',[243.75 -468.75 18.75 18.75], 'FaceColor',[0 0 0]);
rectangle('Position',[225 -487.5 18.75 18.75], 'FaceColor',[1 1 1]);
rectangle('Position',[243.75 -487.5 18.75 18.75], 'FaceColor',[1 1 1]);
rectangle('Position',[262.5 -468.75 18.75 18.75], 'FaceColor',[0 0 0]);
rectangle('Position',[281.25 -468.75 18.75 18.75], 'FaceColor',[0 0 0]);
rectangle('Position',[262.5 -487.5 18.75 18.75], 'FaceColor',[1 1 1]);
rectangle('Position',[281.25 -487.5 18.75 18.75], 'FaceColor',[1 1 1]);
rectangle('Position',[225 -506.25 18.75 18.75], 'FaceColor',[1 1 1]);
rectangle('Position',[243.75 -506.25 18.75 18.75], 'FaceColor',[1 1 1]);
rectangle('Position',[225 -525 18.75 18.75], 'FaceColor',[0 0 0]);
rectangle('Position',[243.75 -525 18.75 18.75], 'FaceColor',[0 0 0]);
rectangle('Position',[262.5 -506.25 18.75 18.75], 'FaceColor',[1 1 1]);
rectangle('Position',[281.25 -506.25 18.75 18.75], 'FaceColor',[1 1 1]);
rectangle('Position',[262.5 -525 18.75 18.75], 'FaceColor',[0 0 0]);
rectangle('Position',[281.25 -525 18.75 18.75], 'FaceColor',[1 1 1]);
rectangle('Position',[150 -543.75 18.75 18.75], 'FaceColor',[0 0 0]);
rectangle('Position',[168.75 -543.75 18.75 18.75], 'FaceColor',[0 0 0]);
rectangle('Position',[150 -562.5 18.75 18.75], 'FaceColor',[0 0 0]);
rectangle('Position',[168.75 -562.5 18.75 18.75], 'FaceColor',[1 1 1]);
rectangle('Position',[187.5 -543.75 18.75 18.75], 'FaceColor',[0 0 0]);
rectangle('Position',[206.25 -543.75 18.75 18.75], 'FaceColor',[0 0 0]);
rectangle('Position',[187.5 -562.5 18.75 18.75], 'FaceColor',[1 1 1]);
rectangle('Position',[206.25 -562.5 18.75 18.75], 'FaceColor',[1 1 1]);
rectangle('Position',[150 -581.25 18.75 18.75], 'FaceColor',[0 0 0]);
rectangle('Position',[168.75 -581.25 18.75 18.75], 'FaceColor',[1 1 1]);
rectangle('Position',[150 -600 18.75 18.75], 'FaceColor',[0 0 0]);
rectangle('Position',[168.75 -600 18.75 18.75], 'FaceColor',[0 0 0]);
rectangle('Position',[187.5 -581.25 18.75 18.75], 'FaceColor',[1 1 1]);
rectangle('Position',[206.25 -581.25 18.75 18.75], 'FaceColor',[1 1 1]);
rectangle('Position',[187.5 -600 18.75 18.75], 'FaceColor',[0 0 0]);
rectangle('Position',[206.25 -600 18.75 18.75], 'FaceColor',[0 0 0]);
rectangle('Position',[225 -543.75 18.75 18.75], 'FaceColor',[0 0 0]);
rectangle('Position',[243.75 -543.75 18.75 18.75], 'FaceColor',[0 0 0]);
rectangle('Position',[225 -562.5 18.75 18.75], 'FaceColor',[1 1 1]);
rectangle('Position',[243.75 -562.5 18.75 18.75], 'FaceColor',[1 1 1]);
rectangle('Position',[262.5 -543.75 18.75 18.75], 'FaceColor',[0 0 0]);
rectangle('Position',[281.25 -543.75 18.75 18.75], 'FaceColor',[1 1 1]);
rectangle('Position',[262.5 -562.5 18.75 18.75], 'FaceColor',[1 1 1]);
rectangle('Position',[281.25 -562.5 18.75 18.75], 'FaceColor',[1 1 1]);
rectangle('Position',[225 -581.25 18.75 18.75], 'FaceColor',[1 1 1]);
rectangle('Position',[243.75 -581.25 18.75 18.75], 'FaceColor',[1 1 1]);
rectangle('Position',[225 -600 18.75 18.75], 'FaceColor',[0 0 0]);
rectangle('Position',[243.75 -600 18.75 18.75], 'FaceColor',[0 0 0]);
rectangle('Position',[262.5 -581.25 18.75 18.75], 'FaceColor',[1 1 1]);
rectangle('Position',[281.25 -581.25 18.75 18.75], 'FaceColor',[1 1 1]);
rectangle('Position',[262.5 -600 18.75 18.75], 'FaceColor',[0 0 0]);
rectangle('Position',[281.25 -600 18.75 18.75], 'FaceColor',[0 0 0]);
rectangle('Position',[337.5 -318.75 18.75 18.75], 'FaceColor',[0 0 0]);
rectangle('Position',[356.25 -318.75 18.75 18.75], 'FaceColor',[0 0 0]);
rectangle('Position',[337.5 -337.5 18.75 18.75], 'FaceColor',[0 0 0]);
rectangle('Position',[356.25 -337.5 18.75 18.75], 'FaceColor',[1 1 1]);
rectangle('Position',[337.5 -356.25 18.75 18.75], 'FaceColor',[0 0 0]);
rectangle('Position',[356.25 -356.25 18.75 18.75], 'FaceColor',[1 1 1]);
rectangle('Position',[337.5 -375 18.75 18.75], 'FaceColor',[0 0 0]);
rectangle('Position',[356.25 -375 18.75 18.75], 'FaceColor',[1 1 1]);
rectangle('Position',[375 -318.75 18.75 18.75], 'FaceColor',[0 0 0]);
rectangle('Position',[393.75 -318.75 18.75 18.75], 'FaceColor',[1 1 1]);
rectangle('Position',[375 -337.5 18.75 18.75], 'FaceColor',[1 1 1]);
rectangle('Position',[393.75 -337.5 18.75 18.75], 'FaceColor',[1 1 1]);
rectangle('Position',[300 -393.75 18.75 18.75], 'FaceColor',[0 0 0]);
rectangle('Position',[318.75 -393.75 18.75 18.75], 'FaceColor',[0 0 0]);
rectangle('Position',[300 -412.5 18.75 18.75], 'FaceColor',[1 1 1]);
rectangle('Position',[318.75 -412.5 18.75 18.75], 'FaceColor',[1 1 1]);
rectangle('Position',[337.5 -393.75 18.75 18.75], 'FaceColor',[0 0 0]);
rectangle('Position',[356.25 -393.75 18.75 18.75], 'FaceColor',[1 1 1]);
rectangle('Position',[337.5 -412.5 18.75 18.75], 'FaceColor',[1 1 1]);
rectangle('Position',[356.25 -412.5 18.75 18.75], 'FaceColor',[1 1 1]);
rectangle('Position',[525 -318.75 18.75 18.75], 'FaceColor',[1 1 1]);
rectangle('Position',[543.75 -318.75 18.75 18.75], 'FaceColor',[0 0 0]);
rectangle('Position',[525 -337.5 18.75 18.75], 'FaceColor',[1 1 1]);
rectangle('Position',[543.75 -337.5 18.75 18.75], 'FaceColor',[0 0 0]);
rectangle('Position',[562.5 -356.25 18.75 18.75], 'FaceColor',[1 1 1]);
rectangle('Position',[581.25 -356.25 18.75 18.75], 'FaceColor',[0 0 0]);
rectangle('Position',[562.5 -375 18.75 18.75], 'FaceColor',[1 1 1]);
rectangle('Position',[581.25 -375 18.75 18.75], 'FaceColor',[0 0 0]);
rectangle('Position',[562.5 -393.75 18.75 18.75], 'FaceColor',[1 1 1]);
rectangle('Position',[581.25 -393.75 18.75 18.75], 'FaceColor',[0 0 0]);
rectangle('Position',[562.5 -412.5 18.75 18.75], 'FaceColor',[1 1 1]);
rectangle('Position',[581.25 -412.5 18.75 18.75], 'FaceColor',[0 0 0]);
rectangle('Position',[300 -468.75 18.75 18.75], 'FaceColor',[0 0 0]);
rectangle('Position',[318.75 -468.75 18.75 18.75], 'FaceColor',[0 0 0]);
rectangle('Position',[300 -487.5 18.75 18.75], 'FaceColor',[1 1 1]);
rectangle('Position',[318.75 -487.5 18.75 18.75], 'FaceColor',[0 0 0]);
rectangle('Position',[300 -506.25 18.75 18.75], 'FaceColor',[1 1 1]);
rectangle('Position',[318.75 -506.25 18.75 18.75], 'FaceColor',[0 0 0]);
rectangle('Position',[300 -525 18.75 18.75], 'FaceColor',[1 1 1]);
rectangle('Position',[318.75 -525 18.75 18.75], 'FaceColor',[0 0 0]);
rectangle('Position',[375 -506.25 18.75 18.75], 'FaceColor',[1 1 1]);
rectangle('Position',[393.75 -506.25 18.75 18.75], 'FaceColor',[1 1 1]);
rectangle('Position',[375 -525 18.75 18.75], 'FaceColor',[0 0 0]);
rectangle('Position',[393.75 -525 18.75 18.75], 'FaceColor',[0 0 0]);
rectangle('Position',[412.5 -506.25 18.75 18.75], 'FaceColor',[1 1 1]);
rectangle('Position',[431.25 -506.25 18.75 18.75], 'FaceColor',[1 1 1]);
rectangle('Position',[412.5 -525 18.75 18.75], 'FaceColor',[0 0 0]);
rectangle('Position',[431.25 -525 18.75 18.75], 'FaceColor',[1 1 1]);
rectangle('Position',[300 -543.75 18.75 18.75], 'FaceColor',[1 1 1]);
rectangle('Position',[318.75 -543.75 18.75 18.75], 'FaceColor',[0 0 0]);
rectangle('Position',[300 -562.5 18.75 18.75], 'FaceColor',[1 1 1]);
rectangle('Position',[318.75 -562.5 18.75 18.75], 'FaceColor',[0 0 0]);
rectangle('Position',[300 -581.25 18.75 18.75], 'FaceColor',[1 1 1]);
rectangle('Position',[318.75 -581.25 18.75 18.75], 'FaceColor',[0 0 0]);
rectangle('Position',[300 -600 18.75 18.75], 'FaceColor',[0 0 0]);
rectangle('Position',[318.75 -600 18.75 18.75], 'FaceColor',[0 0 0]);
rectangle('Position',[375 -543.75 18.75 18.75], 'FaceColor',[0 0 0]);
rectangle('Position',[393.75 -543.75 18.75 18.75], 'FaceColor',[0 0 0]);
rectangle('Position',[375 -562.5 18.75 18.75], 'FaceColor',[1 1 1]);
rectangle('Position',[393.75 -562.5 18.75 18.75], 'FaceColor',[1 1 1]);
rectangle('Position',[412.5 -543.75 18.75 18.75], 'FaceColor',[0 0 0]);
rectangle('Position',[431.25 -543.75 18.75 18.75], 'FaceColor',[1 1 1]);
rectangle('Position',[412.5 -562.5 18.75 18.75], 'FaceColor',[1 1 1]);
rectangle('Position',[431.25 -562.5 18.75 18.75], 'FaceColor',[1 1 1]);
rectangle('Position',[375 -581.25 18.75 18.75], 'FaceColor',[1 1 1]);
rectangle('Position',[393.75 -581.25 18.75 18.75], 'FaceColor',[1 1 1]);
rectangle('Position',[375 -600 18.75 18.75], 'FaceColor',[0 0 0]);
rectangle('Position',[393.75 -600 18.75 18.75], 'FaceColor',[0 0 0]);
rectangle('Position',[412.5 -581.25 18.75 18.75], 'FaceColor',[1 1 1]);
rectangle('Position',[431.25 -581.25 18.75 18.75], 'FaceColor',[1 1 1]);
rectangle('Position',[412.5 -600 18.75 18.75], 'FaceColor',[0 0 0]);
rectangle('Position',[431.25 -600 18.75 18.75], 'FaceColor',[0 0 0]);
rectangle('Position',[450 -468.75 18.75 18.75], 'FaceColor',[0 0 0]);
rectangle('Position',[468.75 -468.75 18.75 18.75], 'FaceColor',[0 0 0]);
rectangle('Position',[450 -487.5 18.75 18.75], 'FaceColor',[1 1 1]);
rectangle('Position',[468.75 -487.5 18.75 18.75], 'FaceColor',[1 1 1]);
rectangle('Position',[525 -468.75 18.75 18.75], 'FaceColor',[0 0 0]);
rectangle('Position',[543.75 -468.75 18.75 18.75], 'FaceColor',[0 0 0]);
rectangle('Position',[525 -487.5 18.75 18.75], 'FaceColor',[1 1 1]);
rectangle('Position',[543.75 -487.5 18.75 18.75], 'FaceColor',[1 1 1]);
rectangle('Position',[562.5 -468.75 18.75 18.75], 'FaceColor',[0 0 0]);
rectangle('Position',[581.25 -468.75 18.75 18.75], 'FaceColor',[0 0 0]);
rectangle('Position',[562.5 -487.5 18.75 18.75], 'FaceColor',[1 1 1]);
rectangle('Position',[581.25 -487.5 18.75 18.75], 'FaceColor',[0 0 0]);
rectangle('Position',[562.5 -506.25 18.75 18.75], 'FaceColor',[1 1 1]);
rectangle('Position',[581.25 -506.25 18.75 18.75], 'FaceColor',[0 0 0]);
rectangle('Position',[562.5 -525 18.75 18.75], 'FaceColor',[1 1 1]);
rectangle('Position',[581.25 -525 18.75 18.75], 'FaceColor',[0 0 0]);
rectangle('Position',[487.5 -543.75 18.75 18.75], 'FaceColor',[0 0 0]);
rectangle('Position',[506.25 -543.75 18.75 18.75], 'FaceColor',[0 0 0]);
rectangle('Position',[487.5 -562.5 18.75 18.75], 'FaceColor',[1 1 1]);
rectangle('Position',[506.25 -562.5 18.75 18.75], 'FaceColor',[1 1 1]);
rectangle('Position',[450 -581.25 18.75 18.75], 'FaceColor',[1 1 1]);
rectangle('Position',[468.75 -581.25 18.75 18.75], 'FaceColor',[1 1 1]);
rectangle('Position',[450 -600 18.75 18.75], 'FaceColor',[0 0 0]);
rectangle('Position',[468.75 -600 18.75 18.75], 'FaceColor',[0 0 0]);
rectangle('Position',[487.5 -581.25 18.75 18.75], 'FaceColor',[1 1 1]);
rectangle('Position',[506.25 -581.25 18.75 18.75], 'FaceColor',[1 1 1]);
rectangle('Position',[487.5 -600 18.75 18.75], 'FaceColor',[0 0 0]);
rectangle('Position',[506.25 -600 18.75 18.75], 'FaceColor',[0 0 0]);
rectangle('Position',[562.5 -543.75 18.75 18.75], 'FaceColor',[1 1 1]);
rectangle('Position',[581.25 -543.75 18.75 18.75], 'FaceColor',[0 0 0]);
rectangle('Position',[562.5 -562.5 18.75 18.75], 'FaceColor',[1 1 1]);
rectangle('Position',[581.25 -562.5 18.75 18.75], 'FaceColor',[0 0 0]);
rectangle('Position',[525 -581.25 18.75 18.75], 'FaceColor',[1 1 1]);
rectangle('Position',[543.75 -581.25 18.75 18.75], 'FaceColor',[1 1 1]);
rectangle('Position',[525 -600 18.75 18.75], 'FaceColor',[0 0 0]);
rectangle('Position',[543.75 -600 18.75 18.75], 'FaceColor',[0 0 0]);
rectangle('Position',[562.5 -581.25 18.75 18.75], 'FaceColor',[1 1 1]);
rectangle('Position',[581.25 -581.25 18.75 18.75], 'FaceColor',[0 0 0]);
rectangle('Position',[562.5 -600 18.75 18.75], 'FaceColor',[0 0 0]);
rectangle('Position',[581.25 -600 18.75 18.75], 'FaceColor',[0 0 0]);
X=[560,540,525,506.25,487.5,468.75,468.75,468.75,487.5,506.25,513.75,510,506.25,487.5,450,412.5,375,356.25,337.5,318.75,300,262.5,225,187.5,187.5,187.5,150,112.5,93.75,75,56.25,56.25,56.25,75,75,75,75,56.25,56.25,56.25,40,40];
Y=[-40,-75,-112.5,-112.5,-112.5,-131.25,-150,-168.75,-168.75,-187.5,-206.25,-225,-243.75,-262.5,-300,-337.5,-375,-393.75,-393.75,-393.75,-393.75,-375,-337.5,-300,-281.25,-262.5,-240,-262.5,-281.25,-300,-318.75,-337.5,-356.25,-375,-393.75,-412.5,-450,-487.5,-506.25,-525,-560,-560];
hold on;
plot(X,Y,'r');
plot(X,Y,'bo');
legend('2555.5','Location','southoutside');
